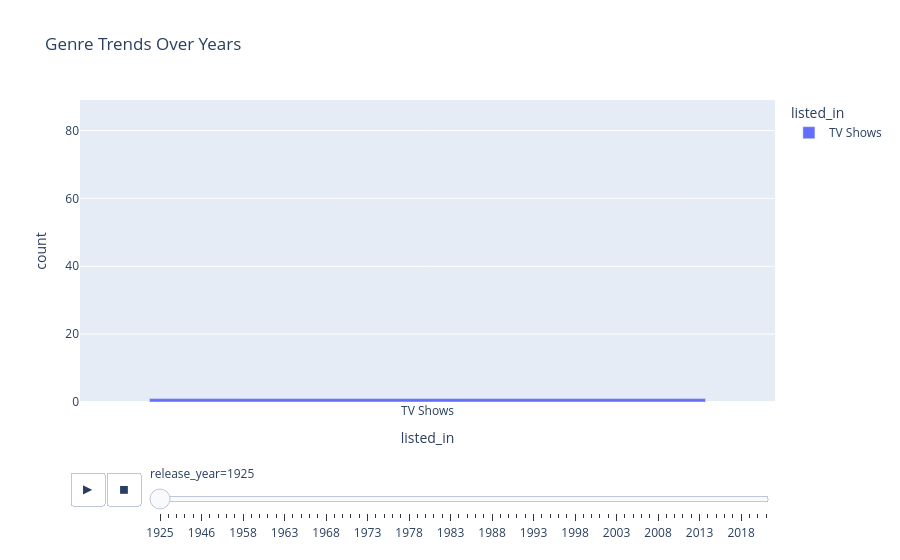

Notebook code cell kept with this figure:
### Code cell
# ---------------------------------------------
# 7️⃣ ANIMATED GENRE TREND OVER YEARS
# ---------------------------------------------
year_genre = df.groupby(['release_year','listed_in']).size().reset_index(name='count')

fig = px.bar(year_genre,
             x='listed_in', y='count', color='listed_in',
             animation_frame='release_year',
             range_y=[0, year_genre['count'].max()],
             title="Genre Trends Over Years")
fig.show()

### Figure 1 — Plotly figure (JSON) as saved in the notebook; plotly's stock layout.template omitted (floating-point values rounded to 4 significant figures; data arrays with more than 128 entries replaced by an {"elided": "..."} marker saying what was removed)
{"data": [{"hovertemplate": "listed_in=%{x}<br>release_year=1925<br>count=%{y}<extra></extra>", "legendgroup": "TV Shows", "marker": {"color": "#636efa", "pattern": {"shape": ""}}, "name": "TV Shows", "orientation": "v", "showlegend": true, "textposition": "auto", "type": "bar", "x": ["TV Shows"], "xaxis": "x", "y": [1], "yaxis": "y"}], "layout": {"barmode": "relative", "legend": {"title": {"text": "listed_in"}, "tracegroupgap": 0}, "sliders": [{"active": 0, "currentvalue": {"prefix": "release_year="}, "len": 0.9, "pad": {"b": 10, "t": 60}, "steps": [{"args": [["1925"], {"frame": {"duration": 0, "redraw": true}, "fromcurrent": true, "mode": "immediate", "transition": {"duration": 0, "easing": "linear"}}], "label": "1925", "method": "animate"}, {"args": [["1942"], {"frame": {"duration": 0, "redraw": true}, "fromcurrent": true, "mode": "immediate", "transition": {"duration": 0, "easing": "linear"}}], "label": "1942", "method": "animate"}, {"args": [["1943"], {"frame": {"duration": 0, "redraw": true}, "fromcurrent": true, "mode": "immediate", "transition": {"duration": 0, "easing": "linear"}}], "label": "1943", "method": "animate"}, {"args": [["1944"], {"frame": {"duration": 0, "redraw": true}, "fromcurrent": true, "mode": "immediate", "transition": {"duration": 0, "easing": "linear"}}], "label": "1944", "method": "animate"}, {"args": [["1945"], {"frame": {"duration": 0, "redraw": true}, "fromcurrent": true, "mode": "immediate", "transition": {"duration": 0, "easing": "linear"}}], "label": "1945", "method": "animate"}, {"args": [["1946"], {"frame": {"duration": 0, "redraw": true}, "fromcurrent": true, "mode": "immediate", "transition": {"duration": 0, "easing": "linear"}}], "label": "1946", "method": "animate"}, {"args": [["1947"], {"frame": {"duration": 0, "redraw": true}, "fromcurrent": true, "mode": "immediate", "transition": {"duration": 0, "easing": "linear"}}], "label": "1947", "method": "animate"}, {"args": [["1954"], {"frame": {"duration": 0, "redraw": true}, "fromcurrent": true, "mode": "immediate", "transition": {"duration": 0, "easing": "linear"}}], "label": "1954", "method": "animate"}, {"args": [["1955"], {"frame": {"duration": 0, "redraw": true}, "fromcurrent": true, "mode": "immediate", "transition": {"duration": 0, "easing": "linear"}}], "label": "1955", "method": "animate"}, {"args": [["1956"], {"frame": {"duration": 0, "redraw": true}, "fromcurrent": true, "mode": "immediate", "transition": {"duration": 0, "easing": "linear"}}], "label": "1956", "method": "animate"}, {"args": [["1958"], {"frame": {"duration": 0, "redraw": true}, "fromcurrent": true, "mode": "immediate", "transition": {"duration": 0, "easing": "linear"}}], "label": "1958", "method": "animate"}, {"args": [["1959"], {"frame": {"duration": 0, "redraw": true}, "fromcurrent": true, "mode": "immediate", "transition": {"duration": 0, "easing": "linear"}}], "label": "1959", "method": "animate"}, {"args": [["1960"], {"frame": {"duration": 0, "redraw": true}, "fromcurrent": true, "mode": "immediate", "transition": {"duration": 0, "easing": "linear"}}], "label": "1960", "method": "animate"}, {"args": [["1961"], {"frame": {"duration": 0, "redraw": true}, "fromcurrent": true, "mode": "immediate", "transition": {"duration": 0, "easing": "linear"}}], "label": "1961", "method": "animate"}, {"args": [["1962"], {"frame": {"duration": 0, "redraw": true}, "fromcurrent": true, "mode": "immediate", "transition": {"duration": 0, "easing": "linear"}}], "label": "1962", "method": "animate"}, {"args": [["1963"], {"frame": {"duration": 0, "redraw": true}, "fromcurrent": true, "mode": "immediate", "transition": {"duration": 0, "easing": "linear"}}], "label": "1963", "method": "animate"}, {"args": [["1964"], {"frame": {"duration": 0, "redraw": true}, "fromcurrent": true, "mode": "immediate", "transition": {"duration": 0, "easing": "linear"}}], "label": "1964", "method": "animate"}, {"args": [["1965"], {"frame": {"duration": 0, "redraw": true}, "fromcurrent": true, "mode": "immediate", "transition": {"duration": 0, "easing": "linear"}}], "label": "1965", "method": "animate"}, {"args": [["1966"], {"frame": {"duration": 0, "redraw": true}, "fromcurrent": true, "mode": "immediate", "transition": {"duration": 0, "easing": "linear"}}], "label": "1966", "method": "animate"}, {"args": [["1967"], {"frame": {"duration": 0, "redraw": true}, "fromcurrent": true, "mode": "immediate", "transition": {"duration": 0, "easing": "linear"}}], "label": "1967", "method": "animate"}, {"args": [["1968"], {"frame": {"duration": 0, "redraw": true}, "fromcurrent": true, "mode": "immediate", "transition": {"duration": 0, "easing": "linear"}}], "label": "1968", "method": "animate"}, {"args": [["1969"], {"frame": {"duration": 0, "redraw": true}, "fromcurrent": true, "mode": "immediate", "transition": {"duration": 0, "easing": "linear"}}], "label": "1969", "method": "animate"}, {"args": [["1970"], {"frame": {"duration": 0, "redraw": true}, "fromcurrent": true, "mode": "immediate", "transition": {"duration": 0, "easing": "linear"}}], "label": "1970", "method": "animate"}, {"args": [["1971"], {"frame": {"duration": 0, "redraw": true}, "fromcurrent": true, "mode": "immediate", "transition": {"duration": 0, "easing": "linear"}}], "label": "1971", "method": "animate"}, {"args": [["1972"], {"frame": {"duration": 0, "redraw": true}, "fromcurrent": true, "mode": "immediate", "transition": {"duration": 0, "easing": "linear"}}], "label": "1972", "method": "animate"}, {"args": [["1973"], {"frame": {"duration": 0, "redraw": true}, "fromcurrent": true, "mode": "immediate", "transition": {"duration": 0, "easing": "linear"}}], "label": "1973", "method": "animate"}, {"args": [["1974"], {"frame": {"duration": 0, "redraw": true}, "fromcurrent": true, "mode": "immediate", "transition": {"duration": 0, "easing": "linear"}}], "label": "1974", "method": "animate"}, {"args": [["1975"], {"frame": {"duration": 0, "redraw": true}, "fromcurrent": true, "mode": "immediate", "transition": {"duration": 0, "easing": "linear"}}], "label": "1975", "method": "animate"}, {"args": [["1976"], {"frame": {"duration": 0, "redraw": true}, "fromcurrent": true, "mode": "immediate", "transition": {"duration": 0, "easing": "linear"}}], "label": "1976", "method": "animate"}, {"args": [["1977"], {"frame": {"duration": 0, "redraw": true}, "fromcurrent": true, "mode": "immediate", "transition": {"duration": 0, "easing": "linear"}}], "label": "1977", "method": "animate"}, {"args": [["1978"], {"frame": {"duration": 0, "redraw": true}, "fromcurrent": true, "mode": "immediate", "transition": {"duration": 0, "easing": "linear"}}], "label": "1978", "method": "animate"}, {"args": [["1979"], {"frame": {"duration": 0, "redraw": true}, "fromcurrent": true, "mode": "immediate", "transition": {"duration": 0, "easing": "linear"}}], "label": "1979", "method": "animate"}, {"args": [["1980"], {"frame": {"duration": 0, "redraw": true}, "fromcurrent": true, "mode": "immediate", "transition": {"duration": 0, "easing": "linear"}}], "label": "1980", "method": "animate"}, {"args": [["1981"], {"frame": {"duration": 0, "redraw": true}, "fromcurrent": true, "mode": "immediate", "transition": {"duration": 0, "easing": "linear"}}], "label": "1981", "method": "animate"}, {"args": [["1982"], {"frame": {"duration": 0, "redraw": true}, "fromcurrent": true, "mode": "immediate", "transition": {"duration": 0, "easing": "linear"}}], "label": "1982", "method": "animate"}, {"args": [["1983"], {"frame": {"duration": 0, "redraw": true}, "fromcurrent": true, "mode": "immediate", "transition": {"duration": 0, "easing": "linear"}}], "label": "1983", "method": "animate"}, {"args": [["1984"], {"frame": {"duration": 0, "redraw": true}, "fromcurrent": true, "mode": "immediate", "transition": {"duration": 0, "easing": "linear"}}], "label": "1984", "method": "animate"}, {"args": [["1985"], {"frame": {"duration": 0, "redraw": true}, "fromcurrent": true, "mode": "immediate", "transition": {"duration": 0, "easing": "linear"}}], "label": "1985", "method": "animate"}, {"args": [["1986"], {"frame": {"duration": 0, "redraw": true}, "fromcurrent": true, "mode": "immediate", "transition": {"duration": 0, "easing": "linear"}}], "label": "1986", "method": "animate"}, {"args": [["1987"], {"frame": {"duration": 0, "redraw": true}, "fromcurrent": true, "mode": "immediate", "transition": {"duration": 0, "easing": "linear"}}], "label": "1987", "method": "animate"}, {"args": [["1988"], {"frame": {"duration": 0, "redraw": true}, "fromcurrent": true, "mode": "immediate", "transition": {"duration": 0, "easing": "linear"}}], "label": "1988", "method": "animate"}, {"args": [["1989"], {"frame": {"duration": 0, "redraw": true}, "fromcurrent": true, "mode": "immediate", "transition": {"duration": 0, "easing": "linear"}}], "label": "1989", "method": "animate"}, {"args": [["1990"], {"frame": {"duration": 0, "redraw": true}, "fromcurrent": true, "mode": "immediate", "transition": {"duration": 0, "easing": "linear"}}], "label": "1990", "method": "animate"}, {"args": [["1991"], {"frame": {"duration": 0, "redraw": true}, "fromcurrent": true, "mode": "immediate", "transition": {"duration": 0, "easing": "linear"}}], "label": "1991", "method": "animate"}, {"args": [["1992"], {"frame": {"duration": 0, "redraw": true}, "fromcurrent": true, "mode": "immediate", "transition": {"duration": 0, "easing": "linear"}}], "label": "1992", "method": "animate"}, {"args": [["1993"], {"frame": {"duration": 0, "redraw": true}, "fromcurrent": true, "mode": "immediate", "transition": {"duration": 0, "easing": "linear"}}], "label": "1993", "method": "animate"}, {"args": [["1994"], {"frame": {"duration": 0, "redraw": true}, "fromcurrent": true, "mode": "immediate", "transition": {"duration": 0, "easing": "linear"}}], "label": "1994", "method": "animate"}, {"args": [["1995"], {"frame": {"duration": 0, "redraw": true}, "fromcurrent": true, "mode": "immediate", "transition": {"duration": 0, "easing": "linear"}}], "label": "1995", "method": "animate"}, {"args": [["1996"], {"frame": {"duration": 0, "redraw": true}, "fromcurrent": true, "mode": "immediate", "transition": {"duration": 0, "easing": "linear"}}], "label": "1996", "method": "animate"}, {"args": [["1997"], {"frame": {"duration": 0, "redraw": true}, "fromcurrent": true, "mode": "immediate", "transition": {"duration": 0, "easing": "linear"}}], "label": "1997", "method": "animate"}, {"args": [["1998"], {"frame": {"duration": 0, "redraw": true}, "fromcurrent": true, "mode": "immediate", "transition": {"duration": 0, "easing": "linear"}}], "label": "1998", "method": "animate"}, {"args": [["1999"], {"frame": {"duration": 0, "redraw": true}, "fromcurrent": true, "mode": "immediate", "transition": {"duration": 0, "easing": "linear"}}], "label": "1999", "method": "animate"}, {"args": [["2000"], {"frame": {"duration": 0, "redraw": true}, "fromcurrent": true, "mode": "immediate", "transition": {"duration": 0, "easing": "linear"}}], "label": "2000", "method": "animate"}, {"args": [["2001"], {"frame": {"duration": 0, "redraw": true}, "fromcurrent": true, "mode": "immediate", "transition": {"duration": 0, "easing": "linear"}}], "label": "2001", "method": "animate"}, {"args": [["2002"], {"frame": {"duration": 0, "redraw": true}, "fromcurrent": true, "mode": "immediate", "transition": {"duration": 0, "easing": "linear"}}], "label": "2002", "method": "animate"}, {"args": [["2003"], {"frame": {"duration": 0, "redraw": true}, "fromcurrent": true, "mode": "immediate", "transition": {"duration": 0, "easing": "linear"}}], "label": "2003", "method": "animate"}, {"args": [["2004"], {"frame": {"duration": 0, "redraw": true}, "fromcurrent": true, "mode": "immediate", "transition": {"duration": 0, "easing": "linear"}}], "label": "2004", "method": "animate"}, {"args": [["2005"], {"frame": {"duration": 0, "redraw": true}, "fromcurrent": true, "mode": "immediate", "transition": {"duration": 0, "easing": "linear"}}], "label": "2005", "method": "animate"}, {"args": [["2006"], {"frame": {"duration": 0, "redraw": true}, "fromcurrent": true, "mode": "immediate", "transition": {"duration": 0, "easing": "linear"}}], "label": "2006", "method": "animate"}, {"args": [["2007"], {"frame": {"duration": 0, "redraw": true}, "fromcurrent": true, "mode": "immediate", "transition": {"duration": 0, "easing": "linear"}}], "label": "2007", "method": "animate"}, {"args": [["2008"], {"frame": {"duration": 0, "redraw": true}, "fromcurrent": true, "mode": "immediate", "transition": {"duration": 0, "easing": "linear"}}], "label": "2008", "method": "animate"}, {"args": [["2009"], {"frame": {"duration": 0, "redraw": true}, "fromcurrent": true, "mode": "immediate", "transition": {"duration": 0, "easing": "linear"}}], "label": "2009", "method": "animate"}, {"args": [["2010"], {"frame": {"duration": 0, "redraw": true}, "fromcurrent": true, "mode": "immediate", "transition": {"duration": 0, "easing": "linear"}}], "label": "2010", "method": "animate"}, {"args": [["2011"], {"frame": {"duration": 0, "redraw": true}, "fromcurrent": true, "mode": "immediate", "transition": {"duration": 0, "easing": "linear"}}], "label": "2011", "method": "animate"}, {"args": [["2012"], {"frame": {"duration": 0, "redraw": true}, "fromcurrent": true, "mode": "immediate", "transition": {"duration": 0, "easing": "linear"}}], "label": "2012", "method": "animate"}, {"args": [["2013"], {"frame": {"duration": 0, "redraw": true}, "fromcurrent": true, "mode": "immediate", "transition": {"duration": 0, "easing": "linear"}}], "label": "2013", "method": "animate"}, {"args": [["2014"], {"frame": {"duration": 0, "redraw": true}, "fromcurrent": true, "mode": "immediate", "transition": {"duration": 0, "easing": "linear"}}], "label": "2014", "method": "animate"}, {"args": [["2015"], {"frame": {"duration": 0, "redraw": true}, "fromcurrent": true, "mode": "immediate", "transition": {"duration": 0, "easing": "linear"}}], "label": "2015", "method": "animate"}, {"args": [["2016"], {"frame": {"duration": 0, "redraw": true}, "fromcurrent": true, "mode": "immediate", "transition": {"duration": 0, "easing": "linear"}}], "label": "2016", "method": "animate"}, {"args": [["2017"], {"frame": {"duration": 0, "redraw": true}, "fromcurrent": true, "mode": "immediate", "transition": {"duration": 0, "easing": "linear"}}], "label": "2017", "method": "animate"}, {"args": [["2018"], {"frame": {"duration": 0, "redraw": true}, "fromcurrent": true, "mode": "immediate", "transition": {"duration": 0, "easing": "linear"}}], "label": "2018", "method": "animate"}, {"args": [["2019"], {"frame": {"duration": 0, "redraw": true}, "fromcurrent": true, "mode": "immediate", "transition": {"duration": 0, "easing": "linear"}}], "label": "2019", "method": "animate"}, {"args": [["2020"], {"frame": {"duration": 0, "redraw": true}, "fromcurrent": true, "mode": "immediate", "transition": {"duration": 0, "easing": "linear"}}], "label": "2020", "method": "animate"}, {"args": [["2021"], {"frame": {"duration": 0, "redraw": true}, "fromcurrent": true, "mode": "immediate", "transition": {"duration": 0, "easing": "linear"}}], "label": "2021", "method": "animate"}], "x": 0.1, "xanchor": "left", "y": 0, "yanchor": "top"}], "title": {"text": "Genre Trends Over Years"}, "updatemenus": [{"buttons": [{"args": [null, {"frame": {"duration": 500, "redraw": true}, "fromcurrent": true, "mode": "immediate", "transition": {"duration": 500, "easing": "linear"}}], "label": "&#9654;", "method": "animate"}, {"args": [[null], {"frame": {"duration": 0, "redraw": true}, "fromcurrent": true, "mode": "immediate", "transition": {"duration": 0, "easing": "linear"}}], "label": "&#9724;", "method": "animate"}], "direction": "left", "pad": {"r": 10, "t": 70}, "showactive": false, "type": "buttons", "x": 0.1, "xanchor": "right", "y": 0, "yanchor": "top"}], "xaxis": {"anchor": "y", "categoryarray": {"elided": "514 str values"}, "categoryorder": "array", "domain": [0, 1], "title": {"text": "listed_in"}}, "yaxis": {"anchor": "x", "domain": [0, 1], "range": [0, 89], "title": {"text": "count"}}}}
